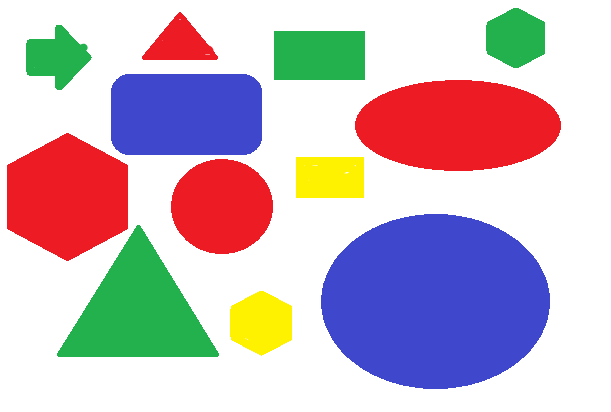
#> input picture practica2_encontrar_triangulo_marcarlo/entrada.png, 611 x 412 px
$ python Main.py
#> lines starting #> are read from the running program, lines starting #| are printed output that depends on the picture; after the words box and inside, x2 and y2 are one past the last pixel; in counts of white or black regions, pixels touching at a corner belong together
import cv2
import numpy as np

#color verde
rangoMin = [50,50,50]
rangoMax = [80,255,255]

img = cv2.imread('entrada.png',1)
#> img is the input picture: shape (412, 611, 3); mean B, G, R 194.1, 184.2, 201

#convertimos la imagen de entarda a hsv
hsv = cv2.cvtColor(img,cv2.COLOR_BGR2HSV)
#> hsv: shape (412, 611, 3); mean H, S, V 52.3, 85.5, 237.2

#creamos mascaras para los rangos de colores
mascara = cv2.inRange(hsv,np.array(rangoMin),np.array(rangoMax))
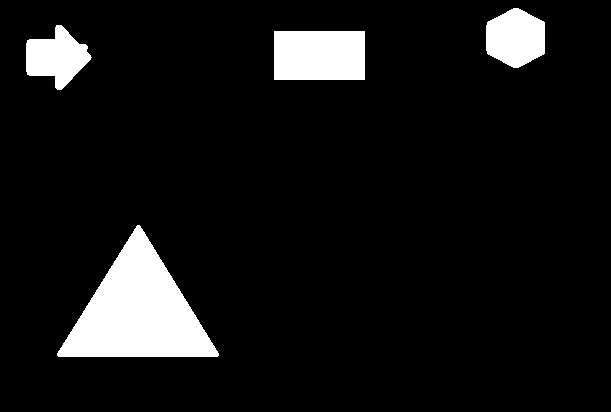
#> mascara: shape (412, 611); 8.3% white; 4 white regions, box (x1, y1, x2, y2) and area: (57, 225, 219, 357) 11124, (274, 31, 365, 80) 4459, (486, 8, 545, 68) 2744, (26, 25, 92, 90) 2517
cv2.imshow("mascara",mascara)

#aplicamos el suavizado Gaussiano para eliminar el ruido sobre las mascaras
gauss = cv2.GaussianBlur(mascara,(9,9),0)
cv2.imshow("gaus",gauss)

#Calcular el detector de bordes Canny con OpenCV
canny = cv2.Canny(gauss,50,100)
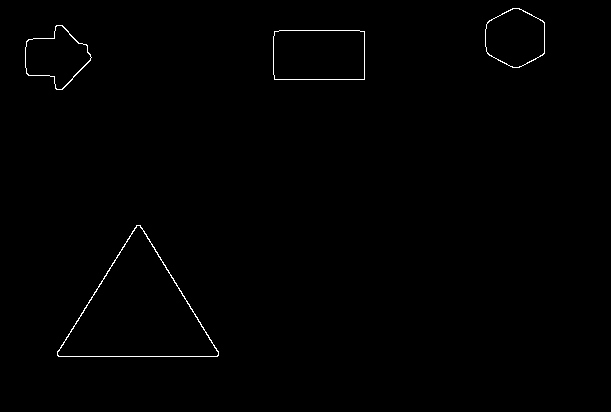
#> canny: shape (412, 611); 0.52% white in thin lines or dots, all inside (x1, y1, x2, y2) = (25, 8, 545, 357)
cv2.imshow("canny",canny)

contornos,hier = cv2.findContours(canny.copy(),cv2.RETR_EXTERNAL,cv2.CHAIN_APPROX_SIMPLE)
#> contornos = 4 contours; box (x1, y1, x2, y2) and area: (57, 225, 219, 357) 11106, (273, 30, 365, 80) 4440, (485, 8, 545, 68) 2735, (25, 25, 92, 90) 2548
print(len(contornos))
#| 4

areas = [cv2.contourArea(c) for c in contornos]
#> areas = [11106.5, 4440, 2548, 2735]

i=0
for extension in areas:
    if extension > 600:
        actual = contornos[i]
        approx = cv2.approxPolyDP(actual,0.05*cv2.arcLength(actual,True),True)
        if len(approx)==3:
            cv2.drawContours(img,[actual],0,(0,0,255),2)
            cv2.drawContours(mascara,[actual],0,(0,0,255),2)
        i+=1
#> this loop made 4 passes
#> (extension, approx) on passes 1 to 2: (11106.5, [[57, 351], [218, 355], [140, 225]]), (4440, [[274, 31], [274, 79], [364, 79], [364, 31]])
#> extension on passes 3 to 4: 2548, 2735
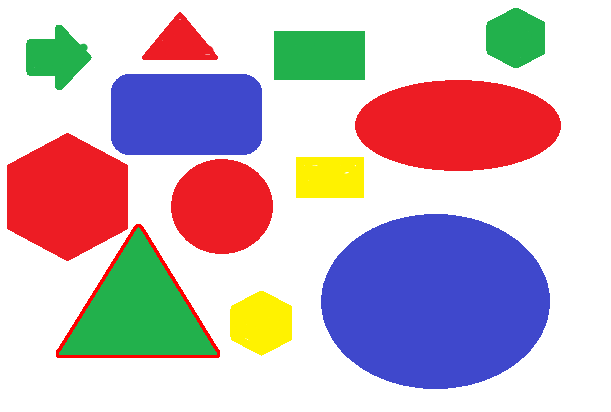
#> img: shape (412, 611, 3); 0.63% of pixels changed, all inside (x1, y1, x2, y2) = (56, 224, 220, 358)
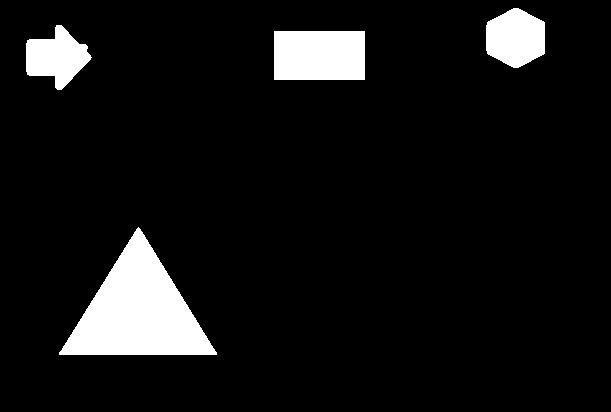
#> mascara: shape (412, 611); 8% white; 4 white regions, box (x1, y1, x2, y2) and area: (59, 227, 217, 355) 10319, (274, 31, 365, 80) 4459, (486, 8, 545, 68) 2744, (26, 25, 92, 90) 2517
#> after the loop, i = 4

cv2.imshow('ImagenOriginal',img)
cv2.waitKey(0)
cv2.destroyAllWindows()
